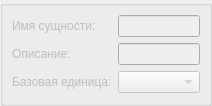
<?xml version="1.0" encoding="UTF-8"?>
<ui version="4.0">
 <class>MsrEntityWidget</class>
 <widget class="QWidget" name="MsrEntityWidget">
  <property name="geometry">
   <rect>
    <x>0</x>
    <y>0</y>
    <width>212</width>
    <height>106</height>
   </rect>
  </property>
  <property name="windowTitle">
   <string>Form</string>
  </property>
  <layout class="QVBoxLayout" name="verticalLayout">
   <property name="spacing">
    <number>5</number>
   </property>
   <property name="leftMargin">
    <number>0</number>
   </property>
   <property name="topMargin">
    <number>0</number>
   </property>
   <property name="rightMargin">
    <number>0</number>
   </property>
   <property name="bottomMargin">
    <number>0</number>
   </property>
   <item>
    <widget class="QGroupBox" name="groupBoxEntity">
     <property name="enabled">
      <bool>false</bool>
     </property>
     <property name="title">
      <string/>
     </property>
     <layout class="QGridLayout" name="gridLayout">
      <item row="0" column="0">
       <widget class="QLabel" name="labelEntityName">
        <property name="text">
         <string>Имя сущности:</string>
        </property>
       </widget>
      </item>
      <item row="0" column="1">
       <widget class="QLineEdit" name="lineEditEntityName"/>
      </item>
      <item row="1" column="0">
       <widget class="QLabel" name="labelEntityDesc">
        <property name="text">
         <string>Описание:</string>
        </property>
       </widget>
      </item>
      <item row="1" column="1">
       <widget class="QLineEdit" name="lineEditEntityDesc"/>
      </item>
      <item row="2" column="0">
       <widget class="QLabel" name="labelBasicUnit">
        <property name="text">
         <string>Базовая единица:</string>
        </property>
       </widget>
      </item>
      <item row="2" column="1">
       <widget class="QComboBox" name="comboBoxBasicUnit"/>
      </item>
     </layout>
    </widget>
   </item>
  </layout>
 </widget>
 <resources/>
 <connections/>
</ui>
